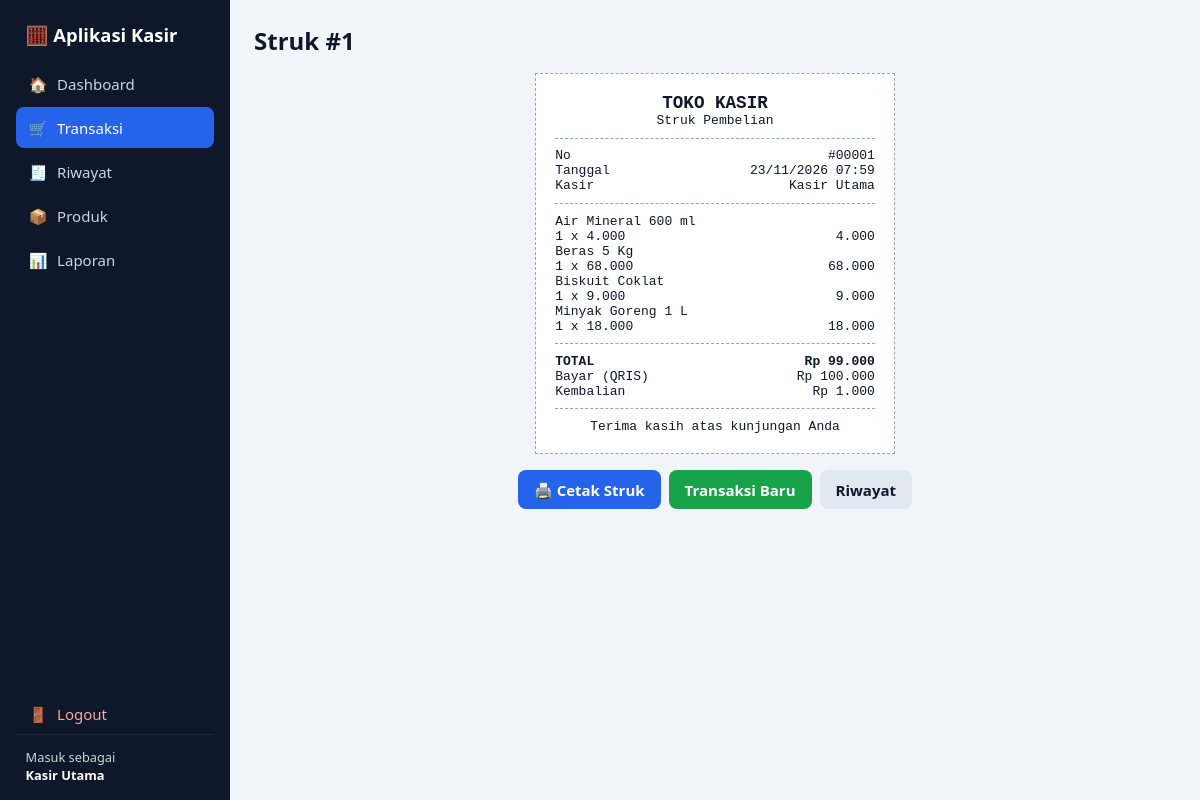
/struk.php?id=1 (signed in), run on the app's committed database.
### tables this page shows
CREATE TABLE `transaksi` (
  `id_transaksi` int(11) NOT NULL,
  `id_kasir` int(11) NOT NULL,
  `tanggal` datetime NOT NULL,
  `total` decimal(12,2) NOT NULL,
  `bayar` decimal(12,2) NOT NULL,
  `kembalian` decimal(12,2) NOT NULL
);

CREATE TABLE `kasir` (
  `id` int(11) NOT NULL,
  `nama` varchar(100) NOT NULL,
  `username` varchar(50) NOT NULL,
  `password` varchar(255) NOT NULL
);

CREATE TABLE `detail_transaksi` (
  `id_detail` int(11) NOT NULL,
  `id_transaksi` int(11) NOT NULL,
  `id_produk` int(11) NOT NULL,
  `jumlah` int(11) NOT NULL,
  `harga` decimal(12,2) NOT NULL,
  `subtotal` decimal(12,2) NOT NULL
);

CREATE TABLE `produk` (
  `id_produk` int(11) NOT NULL,
  `nama_produk` varchar(150) NOT NULL,
  `kategori` varchar(80) NOT NULL,
  `harga` decimal(12,2) NOT NULL DEFAULT 0.00,
  `stok` int(11) NOT NULL DEFAULT 0
);

CREATE TABLE `pembayaran` (
  `id_pembayaran` int(11) NOT NULL,
  `id_transaksi` int(11) NOT NULL,
  `jumlah_bayar` decimal(12,2) NOT NULL,
  `kembalian` decimal(12,2) NOT NULL,
  `metode_pembayaran` varchar(30) NOT NULL DEFAULT 'Tunai'
);

### includes/classes.php (called while the page is built, shortened)
<?php
class DetailTransaksi {
    public static function daftar($idTransaksi) {
        global $db;
        $s = $db->prepare("SELECT d.*, p.nama_produk FROM detail_transaksi d JOIN produk p ON p.id_produk = d.id_produk WHERE d.id_transaksi = ?");
        $s->bind_param('i', $idTransaksi);
        $s->execute();
        return $s->get_result()->fetch_all(MYSQLI_ASSOC);
    }
}
class Struk {
    public static function ambil($idTransaksi) {
        global $db;
        $s = $db->prepare("SELECT t.*, k.nama AS nama_kasir, p.metode_pembayaran, p.id_pembayaran,
                (SELECT MAX(tanggal_cetak) FROM struk WHERE id_pembayaran = p.id_pembayaran) AS tanggal_cetak
            FROM transaksi t
            JOIN kasir k ON k.id = t.id_kasir
            LEFT JOIN pembayaran p ON p.id_transaksi = t.id_transaksi
            WHERE t.id_transaksi = ?");
        $s->bind_param('i', $idTransaksi);
        $s->execute();
        return $s->get_result()->fetch_assoc();
    }
}

### includes/helpers.php (called while the page is built, shortened)
<?php
function e($s) { return htmlspecialchars((string)$s, ENT_QUOTES, 'UTF-8'); }
function rupiah($n) { return 'Rp ' . number_format((float)$n, 0, ',', '.'); }

### struk.php (the view, shortened to what this page needs)
<?php
$id = (int)($_GET['id'] ?? 0);
$t = Struk::ambil($id);
$items = DetailTransaksi::daftar($id);
$judul = 'Struk #' . $id;
include 'includes/header.php';
?>
<div class="struk" id="struk">
  <h2>TOKO KASIR</h2>
  <div class="c">Struk Pembelian</div>
  <hr>
  <div class="ln"><span>No</span><span>#<?= str_pad($t['id_transaksi'], 5, '0', STR_PAD_LEFT) ?></span></div>
  <div class="ln"><span>Tanggal</span><span><?= e(date('d/m/Y H:i', strtotime($t['tanggal']))) ?></span></div>
  <div class="ln"><span>Kasir</span><span><?= e($t['nama_kasir']) ?></span></div>
  <hr>
  <?php foreach ($items as $d): ?>
    <div><?= e($d['nama_produk']) ?></div>
    <div class="ln"><span><?= (int)$d['jumlah'] ?> x <?= number_format($d['harga'], 0, ',', '.') ?></span><span><?= number_format($d['subtotal'], 0, ',', '.') ?></span></div>
  <?php endforeach; ?>
  <hr>
  <div class="ln"><strong>TOTAL</strong><strong><?= rupiah($t['total']) ?></strong></div>
  <div class="ln"><span>Bayar (<?= e($t['metode_pembayaran']) ?>)</span><span><?= rupiah($t['bayar']) ?></span></div>
  <div class="ln"><span>Kembalian</span><span><?= rupiah($t['kembalian']) ?></span></div>
  <hr>
  <div class="c">Terima kasih atas kunjungan Anda</div>
</div>
<div class="row noprint" style="justify-content:center;margin-top:1rem">
  <button class="btn" onclick="window.print()">🖨️ Cetak Struk</button>
  <a class="btn green" href="transaksi.php">Transaksi Baru</a>
  <a class="btn sec" href="riwayat.php">Riwayat</a>
</div>
<?php include 'includes/footer.php'; ?>

### includes/header.php (shortened to what this page needs)
<?php
$sk = $_SESSION['kasir'];
$cur = basename($_SERVER['SCRIPT_NAME']);
$nav = [
  'index.php'     => ['Dashboard', '🏠'],
  'transaksi.php' => ['Transaksi', '🛒'],
  'riwayat.php'   => ['Riwayat', '🧾'],
  'produk.php'    => ['Produk', '📦'],
  'laporan.php'   => ['Laporan', '📊'],
];
$alias = ['pembayaran.php' => 'transaksi.php', 'struk.php' => 'transaksi.php'];
$aktif = $alias[$cur] ?? $cur;
?><!DOCTYPE html>
<html lang="id">
<head>
<link rel="stylesheet" href="assets/css/style.css">
</head>
<body>
<div class="layout">
  <aside class="sidebar" id="sidebar">
    <div class="brand">🧮 Aplikasi Kasir</div>
    <nav>
      <?php foreach ($nav as $file => [$label, $ikon]): ?>
        <a href="<?= $file ?>" class="<?= $aktif === $file ? 'active' : '' ?>"><span><?= $ikon ?></span> <?= $label ?></a>
      <?php endforeach; ?>
      <a href="logout.php" class="logout"><span>🚪</span> Logout</a>
    </nav>
    <div class="user">Masuk sebagai<br><strong><?= e($sk['nama']) ?></strong></div>
  </aside>
  <main class="content">
    <h1><?= e($judul ?? '') ?></h1>

### assets/css/style.css (style rules this page uses)
:root { --p:#2563eb;--pd:#1e40af;--bg:#f1f5f9;--card:#fff;--tx:#0f172a;--mut:#64748b;--bd:#e2e8f0;--ok:#16a34a;--bad:#dc2626;--warn:#d97706 }
* { box-sizing:border-box }
body { margin:0;font-family:system-ui,-apple-system,"Segoe UI",Roboto,sans-serif;background:var(--bg);color:var(--tx);font-size:15px }
a { color:var(--p);text-decoration:none }
h1 { font-size:1.5rem;margin:0 0 1rem }
h2 { font-size:1.1rem;margin:0 0 .8rem }
.layout { display:flex;min-height:100vh }
.sidebar { width:230px;background:#0f172a;color:#cbd5e1;display:flex;flex-direction:column;padding:1rem;position:sticky;top:0;height:100vh;flex-shrink:0 }
.brand { font-weight:700;color:#fff;font-size:1.15rem;padding:.4rem .6rem 1rem }
.sidebar nav { display:flex;flex-direction:column;gap:.2rem;flex:1 }
.sidebar nav a { color:#cbd5e1;padding:.65rem .8rem;border-radius:8px;display:flex;gap:.6rem;align-items:center }
.sidebar nav a.active { background:var(--p);color:#fff }
.sidebar nav a.logout { margin-top:auto;color:#fca5a5 }
.user { font-size:.8rem;padding:.8rem .6rem 0;border-top:1px solid #1e293b }
.user strong { color:#fff }
.content { flex:1;padding:1.5rem;min-width:0;max-width:1300px }
.btn { display:inline-block;padding:.6rem 1rem;border:0;border-radius:8px;background:var(--p);color:#fff;font:inherit;font-weight:600;cursor:pointer;text-align:center }
.btn.sec { background:#e2e8f0;color:var(--tx) }
.btn.green { background:var(--ok) }
.row { display:flex;gap:.5rem;align-items:center;flex-wrap:wrap }
.struk { max-width:360px;margin:0 auto;background:#fff;padding:1.2rem;border:1px dashed #94a3b8;font-family:"Courier New",monospace;font-size:13px }
.struk h2 { text-align:center;margin:0 }
.struk .c { text-align:center }
.struk hr { border:0;border-top:1px dashed #94a3b8;margin:.6rem 0 }
.struk .ln { display:flex;justify-content:space-between;gap:.5rem }

### data on the page
transaksi: id_kasir.nama "Kasir Utama", id_transaksi "00001", tanggal "23/11/2026 07:59", total "Rp 99.000", pembayaran.metode_pembayaran "QRIS", bayar "Rp 100.000", kembalian "Rp 1.000"
detail_transaksi: id_produk.nama_produk "Air Mineral 600 ml", jumlah "1", harga "4.000", subtotal "4.000"
detail_transaksi: id_produk.nama_produk "Beras 5 Kg", jumlah "1", harga "68.000", subtotal "68.000"
detail_transaksi: id_produk.nama_produk "Biskuit Coklat", jumlah "1", harga "9.000", subtotal "9.000"
detail_transaksi: id_produk.nama_produk "Minyak Goreng 1 L", jumlah "1", harga "18.000", subtotal "18.000"

### other printed values
$ikon "🏠"
$label "Dashboard"
$ikon "🛒"
$label "Transaksi"
$ikon "🧾"
$label "Riwayat"
$ikon "📦"
$label "Produk"
$ikon "📊"
$label "Laporan"
$judul "Struk #1"
